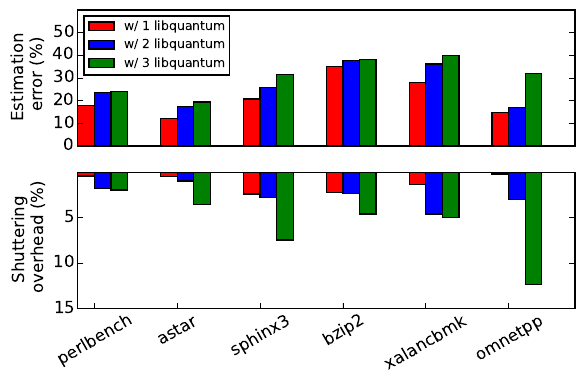

The script that saved this image:
from collections import defaultdict
import numpy as np
import matplotlib.pyplot as plt

benchListBaseline = [ 'perlbench', 'astar', 'sphinx3', 'h264ref', 'bzip2', 'tonto', 'xalancbmk', 'omnetpp' ]
#benchListExperiments = [ 'perlbench', 'astar', 'soplex', 'xalancbmk', 'omnetpp', 'bzip2','povray']
benchListExperiments = [ 'perlbench', 'astar', 'sphinx3', 'h264ref', 'bzip2', 'tonto', 'xalancbmk', 'omnetpp' ]
#benchListExperiments = [ 'perlbench', 'astar', 'soplex', 'xalancbmk', 'omnetpp']
colocationListBaseline = [ 'colocating with lbm', 'colocating with povray', 'colocating with astar', 'colocating with astar', 'colocating with libquantum', 'colocating with povray', 'colocating with omnetpp', 'colocating with mcf' ]
colocationListExperiments = [ 'colocating with lbm', 'colocating with povray', 'colocating with perlbench', 'colocating with astar', 'colocating with libquantum', 'colocating with povray', 'colocating with omnetpp', 'colocating with mcf' ]
runningList = [ 'perlbench', 'colocating with libquantum', 'astar', 'colocating with libquantum', 'sphinx3', 'colocating with libquantum', 'bzip2', 'colocating with libquantum', 'xalancbmk', 'colocating with libquantum', 'omnetpp', 'colocating with libquantum'  ]
colocationList = [ 'colocating with libquantum', 'colocating with mcf',  'colocating with sphinx3']
benchList = [  'perlbench', 'astar', 'sphinx3', 'h264ref', 'bzip2', 'tonto', 'xalancbmk', 'omnetpp'  ]
#benchList = [  'astar', 'omnetpp'  ]
#colocationListOracle = [ 'colocating with gcc', 'colocating with colocating with mcf', 'colocating with perlbench', 'colocating with astar', 'colocating with libquantum', 'colocating with povray', 'colocating with omnetpp', 'colocating with bzip2' ]

def autolabel(rects):
    # attach some text labels
    for rect in rects:
        height = rect.get_height()
        plt.text(rect.get_x()+rect.get_width()/2., 1.1*height, '%.2f'%float(height), fontsize=8, ha='center', va= 'bottom')

def autolabel2(rects):
    # attach some text labels
    for rect in rects:
        height = rect.get_height()
        plt.text(rect.get_x()+rect.get_width()/2., -1.1*height, '%.1f'%float(height), fontsize=8, ha='center', va= 'top')

filename = 'shutter_cpi_1000'
filename2 = 'shutter_cpi_4'
fList = [s.strip() for s in open('../../papergraphs/1.2intrograph/singlevm_23/shutter_cpi_1000.txt').readlines()]
fList2 = [s.strip() for s in open('../../papergraphs/1.2intrograph/2_degradation/%s.txt' % filename).readlines()]
fList3 = [s.strip() for s in open('../../papergraphs/1.2intrograph/3_degradation/%s.txt' % filename).readlines()]
fList4 = [s.strip() for s in open('../../papergraphs/1.2intrograph/4_degradation/%s.txt' % filename).readlines()]
fList5 = [s.strip() for s in open('../../papergraphs/1.2intrograph/2_prior/%s.txt' % filename2).readlines()]
fList6 = [s.strip() for s in open('../../papergraphs/1.2intrograph/3_prior/%s.txt' % filename2).readlines()]
fList7 = [s.strip() for s in open('../../papergraphs/1.2intrograph/4_prior/%s.txt' % filename2).readlines()]

executionground = 'execution_time_1000'
executionprior = 'execution_time_4'
fList8 = [s.strip() for s in open('../../papergraphs/1.2intrograph/2_degradation/%s.txt' % executionground).readlines()]  #degradation
fList9 = [s.strip() for s in open('../../papergraphs/1.2intrograph/2_prior/%s.txt' % executionprior).readlines()]  #degradation
fList10 = [s.strip() for s in open('../../papergraphs/1.2intrograph/3_degradation/%s.txt' % executionground).readlines()]  #degradation
fList11 = [s.strip() for s in open('../../papergraphs/1.2intrograph/3_prior/%s.txt' % executionprior).readlines()]  #degradation
fList12 = [s.strip() for s in open('../../papergraphs/1.2intrograph/4_degradation/%s.txt' % executionground).readlines()]  #degradation
fList13 = [s.strip() for s in open('../../papergraphs/1.2intrograph/4_prior/%s.txt' % executionprior).readlines()]  #degradation

dictList_single_vm = defaultdict(list)
dictList_single_vm_mean = defaultdict(float)
dictList_degradation_colocation = defaultdict(lambda  : defaultdict(list))
dictList_degradation_shutter = defaultdict(lambda  : defaultdict(list))
dictList_degradation_shutter2 = defaultdict(lambda  : defaultdict(list))
dictList_degradation_shutter_prev = defaultdict(lambda  : defaultdict(list))
dictList_degradation_shutter_prev2 = defaultdict(lambda  : defaultdict(list))
final_degradation = defaultdict(lambda  : defaultdict(list))
plot_degradation = defaultdict(dict)
plot_degradation_error = defaultdict(dict)

execution_time_shutter = defaultdict(lambda  : defaultdict(list))
execution_time_sec_shutter = defaultdict(lambda  : defaultdict(list))
execution_time_shutter2 = defaultdict(lambda  : defaultdict(list))
execution_time_sec_shutter2 = defaultdict(lambda  : defaultdict(list))

std_execution_time = defaultdict(dict)
global index

def print_elapsed_time_shutter(time_shutter):
    for j in colocationList:
        for i in benchList:
            print '%s ||||  %s'%(j,i)
            print time_shutter[j][i]


sep = 'u'
for (b,a) in enumerate(fList8):
    #print a
    if a in colocationList:
        index = a
    else:
        if a in benchList:
            execution_time_shutter[index][a].append((fList8[b+4].split('system '))[1].split('elapsed')[0])

#print execution_time_shutter['colocating with mcf']['perlbench']
#print((s.split(start))[1].split(end)[0])

for j in colocationList:
    for i in benchList:
        for k in execution_time_shutter[j][i]:
            m,s = [float (var) for var in k.split(':')]
            temp = m*60 + s
            execution_time_sec_shutter[j][i].append(temp)

for (b,a) in enumerate(fList9):
    #print a
    if a in colocationList:
        index = a
    else:
        if a in benchList:
            #print index
            #print a
            execution_time_shutter2[index][a].append((fList9[b+4].split('system '))[1].split('elapsed')[0])

for j in colocationList:
    for i in benchList:
        for k in execution_time_shutter2[j][i]:
            #print k
            m,s = [float (var) for var in k.split(':')]
            temp = m*60 + s
            execution_time_sec_shutter2[j][i].append(temp)

overhead2 = ()

for a in xrange(0,len(runningList),2):
    j = runningList[a+1]
    i = runningList[a]

    #print (pause_period/np.mean(execution_time_sec_shutter[j][i]))*10
    overhead2 = overhead2 + ( abs(((np.mean(execution_time_sec_shutter2[j][i])/np.mean(execution_time_sec_shutter[j][i])) - 1)*100)*-1, )
    #print np.mean(execution_time_sec_shutter2[j][i])
    #print np.mean(execution_time_sec_shutter[j][i])

#print overhead2
del execution_time_shutter
del execution_time_sec_shutter
del execution_time_shutter2
del execution_time_sec_shutter2

## ------------------------------------------------------------------------------

execution_time_shutter = defaultdict(lambda  : defaultdict(list))
execution_time_sec_shutter = defaultdict(lambda  : defaultdict(list))
execution_time_shutter2 = defaultdict(lambda  : defaultdict(list))
execution_time_sec_shutter2 = defaultdict(lambda  : defaultdict(list))

std_execution_time = defaultdict(dict)

sep = 'u'
for (b,a) in enumerate(fList10):
    #print a
    if a in colocationList:
        index = a
    else:
        if a in benchList:
            execution_time_shutter[index][a].append((fList10[b+4].split('system '))[1].split('elapsed')[0])

#print execution_time_shutter['colocating with mcf']['perlbench']
#print((s.split(start))[1].split(end)[0])

for j in colocationList:
    for i in benchList:
        #print i
        for k in execution_time_shutter[j][i]:
            try:
                m,s = [float (var) for var in k.split(':')]
                #print m,s
                temp = m*60 + s
            except:
                h,m,s = [float (var) for var in k.split(':')]
                #print h,m,s
                temp = h*60*60 + m*60 + s
            execution_time_sec_shutter[j][i].append(temp)

for (b,a) in enumerate(fList11):
    #print a
    if a in colocationList:
        index = a
    else:
        if a in benchList:
            #print index
            #print a
            execution_time_shutter2[index][a].append((fList11[b+4].split('system '))[1].split('elapsed')[0])

for j in colocationList:
    for i in benchList:
        for k in execution_time_shutter2[j][i]:
            try:
                m,s = [float (var) for var in k.split(':')]
                #print m,s
                temp = m*60 + s
            except:
                h,m,s = [float (var) for var in k.split(':')]
                #print h,m,s
                temp = h*60*60 + m*60 + s
            execution_time_sec_shutter2[j][i].append(temp)

overhead3 = ()

for a in xrange(0,len(runningList),2):
    j = runningList[a+1]
    i = runningList[a]
    #print i

    #print (pause_period/np.mean(execution_time_sec_shutter[j][i]))*10
    overhead3 = overhead3 + ( abs(((np.mean(execution_time_sec_shutter2[j][i])/np.mean(execution_time_sec_shutter[j][i])) - 1)*100)*-1, )
    #print np.mean(execution_time_sec_shutter2[j][i])
    #print np.mean(execution_time_sec_shutter[j][i])

#rint overhead3
del execution_time_shutter
del execution_time_sec_shutter
del execution_time_shutter2
del execution_time_sec_shutter2


## ------------------------------------------------------------------------------

execution_time_shutter = defaultdict(lambda  : defaultdict(list))
execution_time_sec_shutter = defaultdict(lambda  : defaultdict(list))
execution_time_shutter2 = defaultdict(lambda  : defaultdict(list))
execution_time_sec_shutter2 = defaultdict(lambda  : defaultdict(list))

std_execution_time = defaultdict(dict)

def print_elapsed_time_shutter(time_shutter):
    for j in colocationList:
        for i in benchList:
            print '%s ||||  %s'%(j,i)
            print time_shutter[j][i]


sep = 'u'
for (b,a) in enumerate(fList12):
    #print a
    if a in colocationList:
        index = a
    else:
        if a in benchList:
            execution_time_shutter[index][a].append((fList12[b+4].split('system '))[1].split('elapsed')[0])

#print execution_time_shutter['colocating with mcf']['perlbench']
#print((s.split(start))[1].split(end)[0])

for j in colocationList:
    for i in benchList:
        #print i
        for k in execution_time_shutter[j][i]:
            try:
                m,s = [float (var) for var in k.split(':')]
                #print m,s
                temp = m*60 + s
            except:
                h,m,s = [float (var) for var in k.split(':')]
                #print h,m,s
                temp = h*60*60 + m*60 + s
            execution_time_sec_shutter[j][i].append(temp)

for (b,a) in enumerate(fList13):
    #print a
    if a in colocationList:
        index = a
    else:
        if a in benchList:
            #print index
            #print a
            execution_time_shutter2[index][a].append((fList13[b+4].split('system '))[1].split('elapsed')[0])
            #execution_time_shutter2[index][a].append((fList13[b+4].split('system '))[1].split('elapsed')[0])

for j in colocationList:
    for i in benchList:
        for k in execution_time_shutter2[j][i]:
            try:
                m,s = [float (var) for var in k.split(':')]
                #print m,s
                temp = m*60 + s
            except:
                h,m,s = [float (var) for var in k.split(':')]
                #print h,m,s
                temp = h*60*60 + m*60 + s
            #print k
            execution_time_sec_shutter2[j][i].append(temp)

overhead4 = ()

for a in xrange(0,len(runningList),2):
    j = runningList[a+1]
    i = runningList[a]
    #print i

    #print (pause_period/np.mean(execution_time_sec_shutter[j][i]))*10
    overhead4 = overhead4 + ( (((np.mean(execution_time_sec_shutter2[j][i])/np.mean(execution_time_sec_shutter[j][i])) - 1)*100)*-1, )
    #print np.mean(execution_time_sec_shutter2[j][i])
    #print np.mean(execution_time_sec_shutter[j][i])

#print overhead4
del execution_time_shutter
del execution_time_sec_shutter
del execution_time_shutter2
del execution_time_sec_shutter2

##--------------------------------------------------------------------------


for (b,a) in enumerate(fList):
    if a in benchListBaseline:
        dictList_single_vm[a].append(fList[b+1])

#SORTING LIST CONTAING VALUES OF SINGLE SPEC RUNS INSIDE VMs
for i in benchListBaseline:
    dictList_single_vm[i].sort()
    dictList_single_vm_mean[i] = sum(float(item) for item in dictList_single_vm[i])/len(dictList_single_vm[i])
#    numerator1 = sum(float(n) for (m,n) in enumerate(dictList_degradation_colocation[j][i]))/(len(dictList_degradation_colocation[j][i]))
    #print i,dictList_single_vm_mean[i]

    #print i,dictList_single_vm[i]

for (b,a) in enumerate(fList2):
    #print a
    if a in colocationListBaseline:
       #print a
       index = a
    else:
        if a in benchListExperiments:
            #print a
            dictList_degradation_colocation[index][a].append(fList2[b+1])
#sorting the ground truth values
for a in xrange(0,len(runningList),2):
    j = runningList[a+1]
    i = runningList[a]
    #dictList_degradation_colocation[j][i].sort()
    #print j,i,dictList_degradation_colocation[j][i]

#APPENDING DEGRADATION SHUTTER
for (b,a) in enumerate(fList3):
    if a in colocationListExperiments:
        index = a
    else:
        if a in benchListExperiments:
            dictList_degradation_shutter[index][a].append(fList3[b+1])

for a in xrange(0,len(runningList),2):
    j = runningList[a+1]
    i = runningList[a]
    #dictList_degradation_colocation[j][i].sort()
    #print j,i,dictList_degradation_shutter[j][i]

for (b,a) in enumerate(fList4):
    if a in colocationListExperiments:
        index = a
    else:
        if a in benchListExperiments:
            dictList_degradation_shutter2[index][a].append(fList4[b+1])

for a in xrange(0,len(runningList),2):
    j = runningList[a+1]
    i = runningList[a]
    #dictList_degradation_colocation[j][i].sort()
    #print j,i,dictList_degradation_shutter2[j][i]



for a in xrange(0,len(runningList),2):
    j = runningList[a+1]
    i = runningList[a]
    #dictList_degradation_colocation[j][i].sort()
    #print j,i,dictList_degradation_shutter2[j][i]
    sum_of = []
    for n in dictList_degradation_colocation[j][i]:
        sum_of.append(float(n))
    #print np.mean(sum_of)
    final_degradation[j][i].append(np.mean(sum_of))
    del sum_of

    sum_of = []
    for n in dictList_degradation_shutter[j][i]:
        sum_of.append(float(n))
    #print np.mean(sum_of)
    final_degradation[j][i].append(np.mean(sum_of))
    del sum_of

    sum_of = []
    for n in dictList_degradation_shutter2[j][i]:
        sum_of.append(float(n))
    #print np.mean(sum_of)
    final_degradation[j][i].append(np.mean(sum_of))
    del sum_of

xaxis = ()
vm2 = ()
vm3 = ()
vm4 = ()
#fig, ax = plt.subplots()
for a in xrange(0,len(runningList),2):
    j = runningList[a+1]
    i = runningList[a]
    plot_list = []
    xaxis = xaxis + (i,)
    for (count,item) in enumerate(final_degradation[j][i]):
        #print count
        if count == 0:
            vm2 = vm2 + (final_degradation[j][i][0]/dictList_single_vm_mean[i] ,)
        if count == 1:
            vm3 = vm3 + (final_degradation[j][i][1]/dictList_single_vm_mean[i], )
        if count == 2:
            vm4 = vm4 + (final_degradation[j][i][2]/dictList_single_vm_mean[i], )

#print vm2
#print vm3
#print vm4


shutter_vm2 = ()
shutter_vm3 = ()
shutter_vm4 = ()


for (b,a) in enumerate(fList5):
    if a in colocationListExperiments:
        index = a
    else:
        if a in benchListExperiments:
            dictList_degradation_shutter_prev[index][a].append(fList5[b+1])

for a in xrange(0,len(runningList),2):
    j = runningList[a+1]
    i = runningList[a]
    for elem in dictList_degradation_shutter_prev[j][i]:
        dictList_degradation_shutter_prev2[j][i].extend(elem.strip().split('\t'))
    #print dictList_degradation_shutter_prev2[j][i]


for a in xrange(0,len(runningList),2):
    j = runningList[a+1]
    i = runningList[a]
    #print i
    denominator1 = sum(float(n) for (m,n) in enumerate(dictList_single_vm[i]))/(len(dictList_single_vm[i]))
    numerator1 = sum(float(n) for (m,n) in enumerate(dictList_degradation_colocation[j][i]))/(len(dictList_degradation_colocation[j][i]))
    shutter_temp_list = []
    colo_temp_list = []
    degradation_temp_list = []
    error_temp_list = []
    #print numerator1
    #print denominator1
    for (count,item) in enumerate(dictList_degradation_shutter_prev2[j][i]):
        #print item
        if count%2==0:
            colo_temp_list.append(item)
        if count%2==1:
            shutter_temp_list.append(item)

    for (count,item) in enumerate(shutter_temp_list):
        degradation_temp_list.append(abs((((float(shutter_temp_list[count])/float(colo_temp_list[count]))-(numerator1/denominator1))/(float(shutter_temp_list[count])/float(colo_temp_list[count])))*100))

    shutter_temp_list.sort()
    colo_temp_list.sort()
    #print shutter_temp_list
    #print colo_temp_list
    #print dictList_degradation_shutter2[j][i]
    denominator2 = sum(float(n) for (m,n) in enumerate(shutter_temp_list))/len(shutter_temp_list)
    #print len(colo_temp_list)
    #print len(shutter_temp_list)
    numerator2 = sum(float(n) for (m,n) in enumerate(colo_temp_list))/len(colo_temp_list)
    for (m,n) in enumerate(shutter_temp_list):
        ratio=float(n)/float(colo_temp_list[m])
        error_temp_list.append(abs((((ratio)-(numerator1/denominator1))/(numerator1/denominator1))*100))
    plot_degradation_error[j][i]=np.std(error_temp_list)

    #print numerator2
    #print denominator2
    del shutter_temp_list
    del colo_temp_list
    del degradation_temp_list
    #plot_degradation[j][i] = abs((((numerator2/denominator2)-(numerator1/denominator1))/(numerator1/denominator1))*100)
    plot_degradation[j][i] = abs(((denominator2/denominator1)-1)*100)
    shutter_vm2 = shutter_vm2 + (plot_degradation[j][i],)
    #print denominator2/numerator2
    #print j,i,plot_degradation[j][i]
            #print (((numerator2/denominator2)-(numerator1/denominator1))/(numerator2/denominator2))*100

#print shutter_vm2


del dictList_degradation_shutter_prev
del dictList_degradation_shutter_prev2
del plot_degradation
del plot_degradation_error

dictList_degradation_shutter_prev = defaultdict(lambda  : defaultdict(list))
dictList_degradation_shutter_prev2 = defaultdict(lambda  : defaultdict(list))
plot_degradation = defaultdict(dict)
plot_degradation_error = defaultdict(dict)


for (b,a) in enumerate(fList6):
    if a in colocationListExperiments:
        index = a
    else:
        if a in benchListExperiments:
            dictList_degradation_shutter_prev[index][a].append(fList6[b+1])

for a in xrange(0,len(runningList),2):
    j = runningList[a+1]
    i = runningList[a]
    for elem in dictList_degradation_shutter_prev[j][i]:
        dictList_degradation_shutter_prev2[j][i].extend(elem.strip().split('\t'))
    #print dictList_degradation_shutter_prev2[j][i]


for a in xrange(0,len(runningList),2):
    j = runningList[a+1]
    i = runningList[a]
    #print i
    denominator1 = sum(float(n) for (m,n) in enumerate(dictList_single_vm[i]))/(len(dictList_single_vm[i]))
    numerator1 = sum(float(n) for (m,n) in enumerate(dictList_degradation_shutter[j][i]))/(len(dictList_degradation_shutter[j][i]))
    shutter_temp_list = []
    colo_temp_list = []
    degradation_temp_list = []
    error_temp_list = []
    #print numerator1
    #print denominator1
    for (count,item) in enumerate(dictList_degradation_shutter_prev2[j][i]):
        #print item
        if count%2==0:
            colo_temp_list.append(item)
        if count%2==1:
            shutter_temp_list.append(item)

    for (count,item) in enumerate(shutter_temp_list):
        degradation_temp_list.append(abs((((float(shutter_temp_list[count])/float(colo_temp_list[count]))-(numerator1/denominator1))/(float(shutter_temp_list[count])/float(colo_temp_list[count])))*100))

    shutter_temp_list.sort()
    colo_temp_list.sort()
    #print shutter_temp_list
    #print colo_temp_list
    #print dictList_degradation_shutter2[j][i]
    denominator2 = sum(float(n) for (m,n) in enumerate(shutter_temp_list))/len(shutter_temp_list)
    #print len(colo_temp_list)
    #print len(shutter_temp_list)
    numerator2 = sum(float(n) for (m,n) in enumerate(colo_temp_list))/len(colo_temp_list)
    for (m,n) in enumerate(shutter_temp_list):
        ratio=float(n)/float(colo_temp_list[m])
        error_temp_list.append(abs((((ratio)-(numerator1/denominator1))/(numerator1/denominator1))*100))
    plot_degradation_error[j][i]=np.std(error_temp_list)

    #print numerator2
    #print denominator2
    del shutter_temp_list
    del colo_temp_list
    del degradation_temp_list
    #plot_degradation[j][i] = abs((((numerator2/denominator2)-(numerator1/denominator1))/(numerator1/denominator1))*100)
    plot_degradation[j][i] = abs(((denominator2/denominator1)-1)*100)
    shutter_vm3 = shutter_vm3 + (plot_degradation[j][i],)
    #print denominator2/numerator2
    #print j,i,plot_degradation[j][i]
            #print (((numerator2/denominator2)-(numerator1/denominator1))/(numerator2/denominator2))*100

#print shutter_vm3


for (b,a) in enumerate(fList7):
    if a in colocationListExperiments:
        index = a
    else:
        if a in benchListExperiments:
            dictList_degradation_shutter_prev[index][a].append(fList7[b+1])

for a in xrange(0,len(runningList),2):
    j = runningList[a+1]
    i = runningList[a]
    for elem in dictList_degradation_shutter_prev[j][i]:
        dictList_degradation_shutter_prev2[j][i].extend(elem.strip().split('\t'))
    #print dictList_degradation_shutter_prev2[j][i]


for a in xrange(0,len(runningList),2):
    j = runningList[a+1]
    i = runningList[a]
    #print i
    denominator1 = sum(float(n) for (m,n) in enumerate(dictList_single_vm[i]))/(len(dictList_single_vm[i]))
    numerator1 = sum(float(n) for (m,n) in enumerate(dictList_degradation_shutter2[j][i]))/(len(dictList_degradation_shutter2[j][i]))
    shutter_temp_list = []
    colo_temp_list = []
    degradation_temp_list = []
    error_temp_list = []
    #print numerator1
    #print denominator1
    for (count,item) in enumerate(dictList_degradation_shutter_prev2[j][i]):
        #print item
        if count%2==0:
            colo_temp_list.append(item)
        if count%2==1:
            shutter_temp_list.append(item)

    for (count,item) in enumerate(shutter_temp_list):
        degradation_temp_list.append(abs((((float(shutter_temp_list[count])/float(colo_temp_list[count]))-(numerator1/denominator1))/(float(shutter_temp_list[count])/float(colo_temp_list[count])))*100))

    shutter_temp_list.sort()
    colo_temp_list.sort()
    #print shutter_temp_list
    #print colo_temp_list
    #print dictList_degradation_shutter2[j][i]
    denominator2 = sum(float(n) for (m,n) in enumerate(shutter_temp_list))/len(shutter_temp_list)
    #print len(colo_temp_list)
    #print len(shutter_temp_list)
    numerator2 = sum(float(n) for (m,n) in enumerate(colo_temp_list))/len(colo_temp_list)
    for (m,n) in enumerate(shutter_temp_list):
        ratio=float(n)/float(colo_temp_list[m])
        error_temp_list.append(abs((((ratio)-(numerator1/denominator1))/(numerator1/denominator1))*100))
    plot_degradation_error[j][i]=np.std(error_temp_list)

    #print numerator2
    #print denominator2
    del shutter_temp_list
    del colo_temp_list
    del degradation_temp_list
    #plot_degradation[j][i] = abs((((numerator2/denominator2)-(numerator1/denominator1))/(numerator1/denominator1))*100)
    plot_degradation[j][i] = abs(((denominator2/denominator1)-1)*100)
    shutter_vm4 = shutter_vm4 + (plot_degradation[j][i],)
    #print denominator2/numerator2
    #print j,i,plot_degradation[j][i]
            #print (((numerator2/denominator2)-(numerator1/denominator1))/(numerator2/denominator2))*100
#print shutter_vm4

del dictList_degradation_shutter_prev
del dictList_degradation_shutter_prev2
del plot_degradation
del plot_degradation_error

dictList_degradation_shutter_prev = defaultdict(lambda  : defaultdict(list))
dictList_degradation_shutter_prev2 = defaultdict(lambda  : defaultdict(list))
plot_degradation = defaultdict(dict)
plot_degradation_error = defaultdict(dict)


width=0.2
x = np.arange(len(vm2))
plt.figure(figsize=(6, 4))
plt.subplot(2, 1, 1)
plt.bar( x, shutter_vm2, width, color="r", label='w/ 1 libquantum' )
#plt.text(0.5, 0.5, ha='center', va='center', size=24, alpha=.5)
plt.bar( x+width, shutter_vm3, width, color="b", label='w/ 2 libquantum' )
plt.bar( x+width+width, shutter_vm4, width, color="g", label='w/ 3 libquantum')
plt.ylim(0,60)
plt.ylabel( 'Estimation \n error (%)' , multialignment='center')
plt.yticks(np.arange(0, 60, 10))

plt.xticks(())
plt.legend(prop={'size':9}, loc=2)
#plt.xticks(x + width, xaxis, rotation='30', size='8')

plt.subplot(2, 1, 2)
bar4 = plt.bar( x, overhead2, width, color="r", label='2 corunners running libquantum' )
bar5 = plt.bar( x+width, overhead3, width, color="b", label='3 corunners running libquantum ' )
bar6 = plt.bar( x+width+width, overhead4, width, color="g", label='4 corunners running libquantum ')
#bar4.tick_params(axis='x', labelsize=28)
plt.yticks(())
#plt.text(0.5, 0.5, 'subplot(2,1,2)', ha='center', va='center',
 #       size=24, alpha=.5)

plt.tight_layout()
plt.ylabel( 'Shuttering \n overhead (%)', fontsize=12, multialignment='center')
plt.xticks(x + width, xaxis, rotation='30', size='12')
#plt.ylim(-15,0)
plt.yticks(np.arange(-15,0,5), ('15','10','5'))
#labels = np.arange(-15,0,5)
#plt.yticks(labels)
#labels[1] = 'testing'
plt.tight_layout()
#plt.tight_layout()
## default scale is 1 in your original case, scales with other cases:
##plt.show()

import os as mars_awesome_os;
import matplotlib.pyplot as mars_awesome_plt;
mars_awesome_plt.savefig('overheads_precise_shuttering.eps', bbox_inches='tight');
mars_awesome_os.popen('epstopdf overheads_precise_shuttering.eps');
